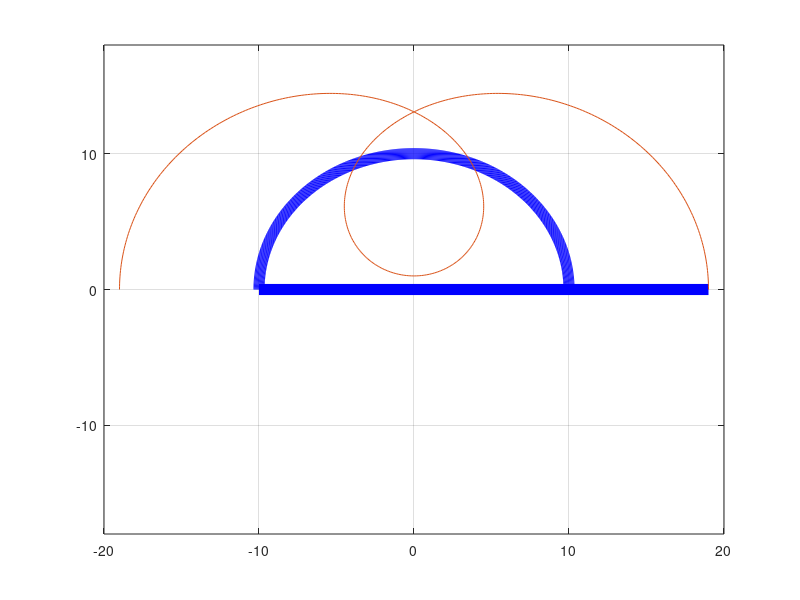

Recreate this plot in MATLAB. (Note: this script raises an error after producing the figure.)
%fixed origin points
x_orgin=0;
y_orgin=0;

% the legths of the arms
length_first_arm=10;
length_2th_arm=9;

% the range of the angles of arms
angle_first_arm=linspace(0,180,500);
angle_2th_arm=linspace(0,360,500);

% the equations of the system
y1=length_first_arm*sind(angle_first_arm);
x1=length_first_arm*cosd(angle_first_arm);
y2=length_2th_arm*sind(angle_2th_arm+angle_first_arm)+y1;
x2=length_2th_arm*cosd(angle_2th_arm+angle_first_arm)+x1;

% plots to be deleted in the loop to delete the old plot and dram the new
first_plot = plot([x_orgin,x1(1)],[y_orgin,y1(1)],'LineWidth',7,'Color','r');
secend_plot = plot([x1,x2(1)],[y1,y2(1)],'LineWidth',8,'Color','b');

% the ranges of x,y axis
xlim([-length_first_arm*2,length_first_arm*2])
ylim([-length_2th_arm*2,length_2th_arm*2])

% to draw every plot in the loop in the same figure
hold on
grid on

%to get the shape of the 2th arm moves
plot(x2, y2);

% the loop to display the motion graphic of the arms
for i=1:length(angle_first_arm)
  % delete the old graph   
  delete(first_plot);
  delete(secend_plot);
  
  %plot the new graph
  first_plot=plot([x_orgin,x1(i)],[y_orgin,y1(i)],'LineWidth',7,'Color','r');
  secend_plot=plot([x1(i),x2(i)],[y1(i),y2(i)],'LineWidth',5,'Color','b');
  
  % to show the new graph not only the last one
  drawnow
 
  % pause function to control the time of every graph
  %pause(.05);
  
end
